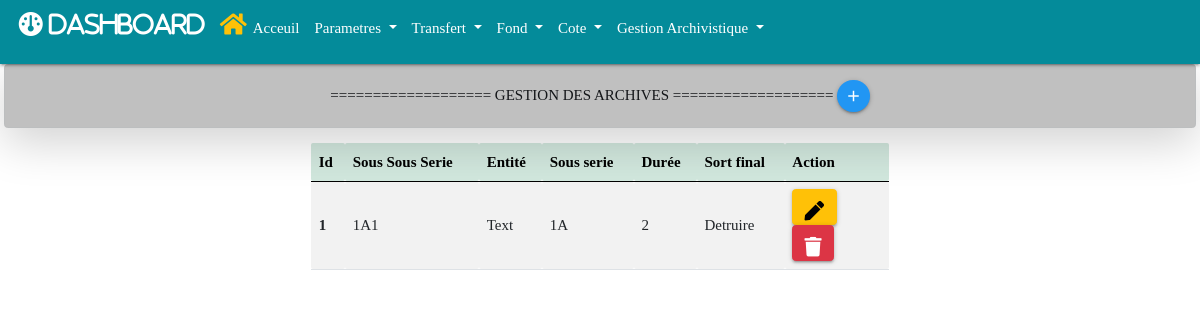
The page /fond/soussousserie on the database its author committed.
### fond/models.py (models this page shows, shortened)
class Sous_sous_Serie(models.Model):
    soussousserie = models.CharField(max_length=5, null=True, blank=True)
    entite = models.CharField(max_length=200, null=True, blank=True)
    sousserie = models.ForeignKey(Sous_serie, null=True, blank=True, on_delete=models.CASCADE)
    duree = models.IntegerField()
    sort_final = models.CharField(max_length=200, null=True, blank=True)
    create_at = models.DateField(auto_now_add=True, null=True)
    modified_at = models.DateTimeField(auto_now_add=True)

class Sous_serie(models.Model):
    sousserie = models.CharField(max_length=5, null=True, blank=True)
    entite = models.CharField(max_length=200, null=True, blank=True)
    serie = models.ForeignKey(Serie, null=True, blank=True, on_delete=models.CASCADE)
    duree = models.IntegerField()
    sort_final = models.CharField(max_length=200, null=True, blank=True)
    create_at = models.DateField(auto_now_add=True, null=True)
    modified_at = models.DateTimeField(auto_now_add=True)
    def __str__(self):
        return self.sousserie

### fond/views.py (the view)
# urls.py: path('fond/soussousserie', views.soussousserie, name="soussousserie"),
def soussousserie(request):
    soussousseries = Sous_sous_Serie.objects.all()
    context = {'soussousseries':soussousseries}
    return render(request, 'fond/soussousserie/soussousserie.html', context)

### fond/templates/fond/soussousserie/soussousserie.html (shortened to what this page needs)
{% extends 'base.html' %}
{% block add %}
<a href="{% url 'add_soussousserie' %}" class="btn-floating btn-small waves-effect waves-light blue" title="Ajouter une soussousserie">
    <i class="material-icons">add</i>
</a>
{% endblock add %}
{% block main %}
<div class="container mt-3 w-50">
    <table id="example" class="table table-striped" style="width:100%">
        <thead class="table-success">
            <tr>
                <th>Id</th>
                <th>Sous Sous Serie</th>
                <th>Entité</th>
                <th>Sous serie</th>
                <th>Durée</th>
                <th>Sort final</th>
                <th style="width: 18%;">Action</th>
            </tr>
        </thead>
        <tbody>
            {% for soussousserie in soussousseries %}
            <tr>
                <th scope="row">{{soussousserie.id}}</th>
                <td>{{soussousserie.soussousserie}}</td>
                <td>{{soussousserie.entite}}</td>
                <td>{{soussousserie.sousserie}}</td>
                <td>{{soussousserie.duree}}</td>
                <td>{{soussousserie.sort_final}}</td>
                <td>
                    <a href="{% url 'edit_soussousserie' soussousserie.id %}" type="button" class="btn btn-warning" title="Edit soussousserie">
                        <i class="fas fa-pen"></i>
                    </a>
                    <a href="{% url 'delete_soussousserie' soussousserie.id %}" type="button" class="btn btn-danger" title="Supprimer soussousserie">
                        <i class="fas fa-trash"></i>
                    </a>
                </td>
            </tr>
            {% endfor %}
        </tbody>
    </table>
</div>
{% endblock main %}

### archivages/static/css/styles.css (style rules this page uses)
* { padding: 0; margin: 0; box-sizing: border-box; list-style-type: none; text-decoration: none; font-family: "verdana"; }

### rows shown on the page
Sous_sous_Serie: id "1", soussousserie "1A1", entite "Text", sousserie "1A", duree "2", sort_final "Detruire"
